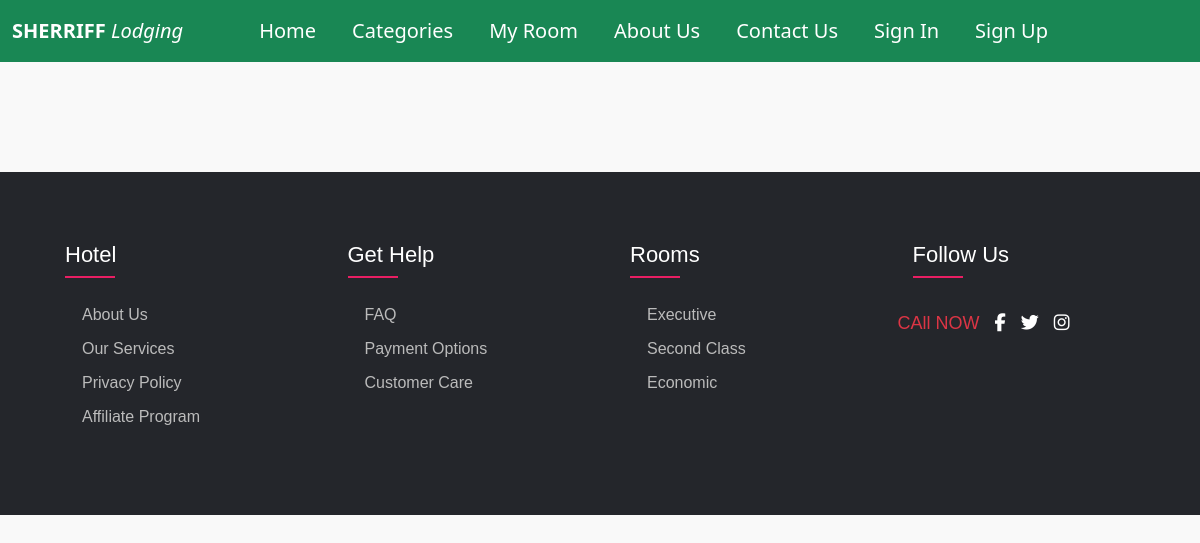
The page /SecondRooms/ on the database as committed earlier.
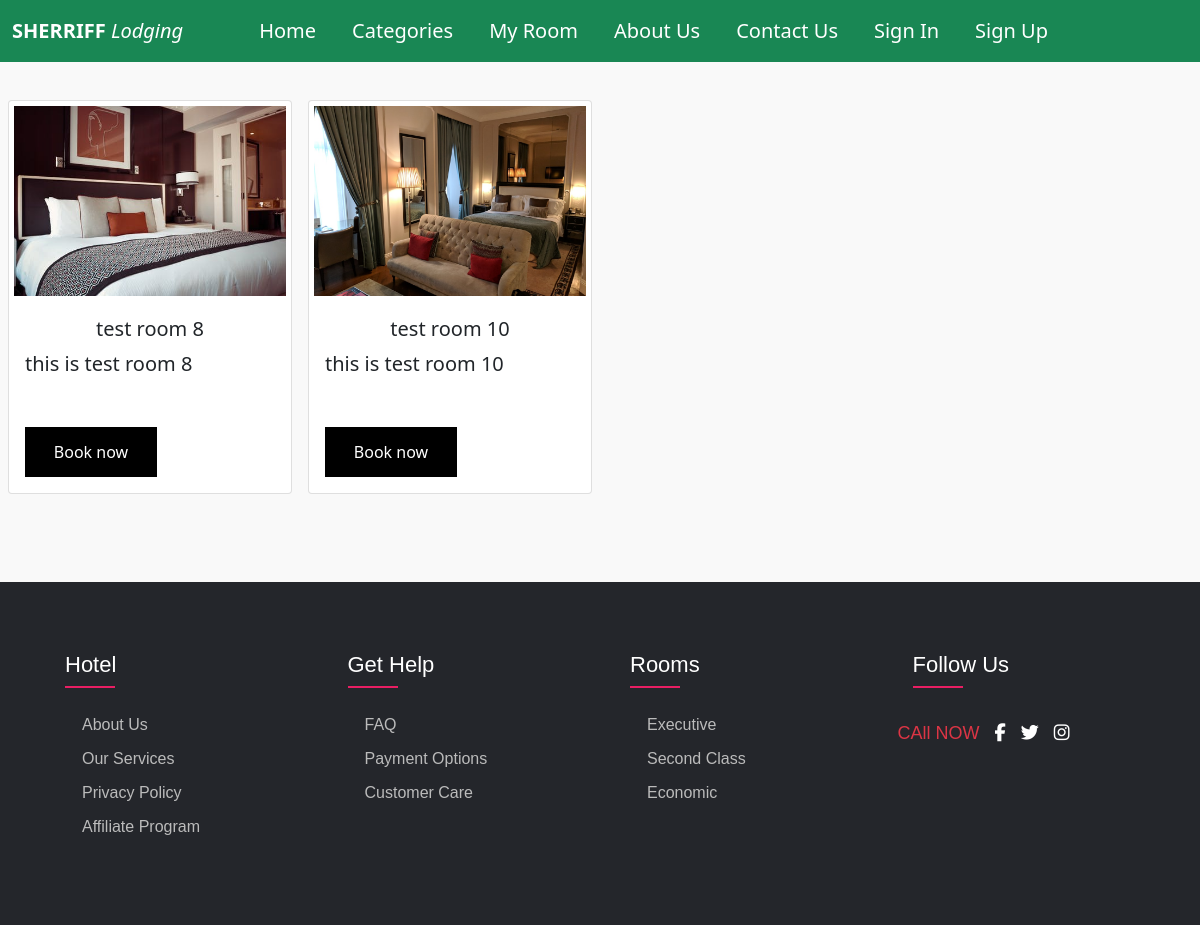
The same page on the database as committed later.
### core/models.py (models this page shows, shortened)
class Rooms(models.Model):
    category = models.ForeignKey(Category, on_delete=models.CASCADE, blank=True, null=True)
    user = models.ForeignKey(User, on_delete=models.CASCADE, null=True,blank=True)
    name = models.CharField(max_length=100)
    booked = models.BooleanField(default=False)
    capacity = models.PositiveIntegerField()
    image = models.ImageField(upload_to='static/images/rooms', blank=True)
    description = models.CharField(max_length=500)
    class Meta:
        verbose_name_plural = 'Rooms'

### core/views.py (the view)
# urls.py: path('SecondRooms/', SecondRooms.as_view(), name='SecondRooms'),
class SecondRooms(ListView):
    template_name = 'srooms.html'
    model = Rooms
    context_object_name = 'rooms'

### templates/srooms.html (shortened to what this page needs)
{% extends 'base.html' %}
{% load static %}
{% block content %}
   <div class="card-group">
        {% for rooms in rooms %}
            {% if rooms.category.name == "two_personel" %}
        <div class="col-12 col-sm-6  col-lg-6 col-xl-3 p-2">
          <div class="card">
            <img src="{{rooms.image.url}}" class="card-img-top" alt="..." height="200px" style="object-fit: cover;padding: 5px;">
            <div class="card-body">
              <h5 class="card-title" style="text-align: center">{{rooms.name}}</h5>
                <p class="card-text">{{ rooms.description }}</p>
                <a  href="{% url 'RoomsDetail' rooms.pk %}" class="btn2">Book now</a>
            </div>
          </div>
        </div>
            {% endif %}
        {% endfor %}
</div>
{% endblock %}

### templates/base.html (shortened to what this page needs)
{% load static %}
<!DOCTYPE html>
<html lang="en">
<head>
    <link rel="stylesheet" href="{% static 'css/bootstrap.min.css' %}">
    <link rel="stylesheet" href="{% static 'css/nav.css' %}">
    <link rel="stylesheet" href="{% static 'css/style.css' %}">
    <link rel="stylesheet" href="{% static 'css/general.css' %}">
</head>
<body>
<nav class="navbar navbar-expand-lg navbar-dark bg-success">
  <div class="container-fluid">
          <a class="navbar-brand" href="{% url 'base' %}"><strong>SHERRIFF</strong><i> Lodging </i></a>
      <div class="container">
    <div class="collapse navbar-collapse" id="navbarSupportedContent">
      <ul class="navbar-nav me-auto mb-2 mb-lg-0">
        <li class="nav-item">
          <a class="nav-link active" aria-current="page" href="{% url 'base' %}"><strong>Home</strong></a>
        </li>
        <li class="nav-item">
          <a class="nav-link active" aria-current="page" href="{% url 'Categories' %}"><strong>Categories</strong></a>
        </li>
        <li class="nav-item">
          <a class="nav-link active" aria-current="page" href="{% url 'MyroomView' %}"><strong>My Room</strong></a>
        </li>
           <li class="nav-item">
          <a class="nav-link active" aria-current="page" href="{% url 'About_page' %}"><strong>About Us</strong></a>
        </li>
            <li class="nav-item">
          <a class="nav-link active" aria-current="page" href="{% url 'ContactView' %}"><strong>Contact Us</strong></a>
        </li>
           <li class="nav-item align-content-md-end">
          <a class="nav-link active" aria-current="page" href="{% url 'SignInView' %}"><strong>Sign In</strong></a>
        </li>
          <li class="nav-item align-content-md-end">
          <a class="nav-link active" aria-current="page" href="{% url 'RegisterView' %}"><strong>Sign Up</strong></a>
        </li>
      </ul>
    </div>
          </div>
  </div>
</nav>
{% block content %}{% endblock %}
{% include 'footer.html' %}
</body>
</html>

### templates/footer.html (shortened to what this page needs)
{% load static %}
<!DOCTYPE html>
<html lang="en">
<head>
    <link rel="stylesheet" href="{% static 'css/footer.css' %}">
</head>
<body>
<div class="footer">
    <div class="container">
        <div class="row">
            <div class="footer-col">
                <h4>Hotel</h4>
                <ul>
                    <li><a href="">About Us</a> </li>
                    <li><a href="">Our Services</a> </li>
                    <li><a href="">Privacy Policy</a> </li>
                    <li><a href="">Affiliate Program</a> </li>
                </ul>
            </div>
            <div class="footer-col">
                <h4>Get Help</h4>
                <ul>
                    <li><a href="">FAQ</a> </li>
                    <li><a href="">Payment Options</a> </li>
                    <li><a href="">Customer Care</a> </li>
                </ul>
            </div>
            <div class="footer-col">
                <h4>Rooms</h4>
                <ul>
                    <li><a href="">Executive</a> </li>
                    <li><a href="">Second Class</a> </li>
                    <li><a href="">Economic</a> </li>
                </ul>
            </div>
            <div class="footer-col">
                <h4>Follow Us</h4>
                <div class="social-links">
                    <a class="text-danger" href="tel:+254741445868">CAll NOW</a>
                    <a href=""><i class="fa fa-facebook" aria-hidden="true"></i></a>
                    <a href=""><i class="fa fa-twitter" aria-hidden="true"></i></a>
                    <a href=""><i class="fa fa-instagram" aria-hidden="true"></i></a>
                </div>
            </div>
        </div>
    </div>
</div>
</body>
</html>

### static/css/nav.css (style rules this page uses)
.nav-item { margin-left: 20px; font-size: 20px; font-weight: lighter; }
p { font-size: 20px; }

### static/css/style.css (style rules this page uses)
body { background: #f9f9f9; }
a { color: #333; text-decoration: none; }
.container { max-width: 1150px; margin: 50px auto auto; overflow: auto; padding: 0 2rem; max-height: 100%; }
img { width: 100%; }
.btn2 { display: inline-block; background: #000; color: #fff; padding: 0.8rem 1.8rem; margin-top: 2rem; cursor: pointer; }

### static/css/footer.css (style rules this page uses)
* { margin: 0; padding: 0; box-sizing: border-box; }
.footer { margin-top: 80px; background-color: #24262b; padding: 70px 0; font-family: sans-serif; font-size: 18px; }
.container { max-width: 1170px; margin: auto; }
.row { display: flex; flex-wrap: wrap; }
ul { list-style: none; }
.footer-col { width: 25%; padding: 0 15px; }
.footer-col h4 { font-size: 22px; margin-left: 15px; color: #FFFFFF; text-transform: capitalize; margin-bottom: 35px; font-weight: 500; position: relative; }
.footer-col h4::before { content: ''; position: absolute; left: 0; bottom: -10px; background-color: #e91e63; height: 2px; box-sizing: border-box; width: 50px; }
.footer-col ul li:not(:last-child) { margin-bottom: 10px; }
.footer-col ul li a { font-size: 16px; text-transform: capitalize; text-decoration: none; font-weight: 300; color: #bbbbbb; display: block; transition: all 0.3s ease; }
.footer-col .social-links a { display: inline-block; height: 40px; margin: 0 10px 10px 0; line-height: 40px; color: #FFFFFF; transition: all 0.3s ease; }

### templates/srooms.html (style rules this page uses)
.card-group { margin-top: 30px; }

Rows that differ between the two databases and show on the page:
added Rooms: image (picture), name "test room 8", description "this is test room 8"
added Rooms: image (picture), name "test room 10", description "this is test room 10"
